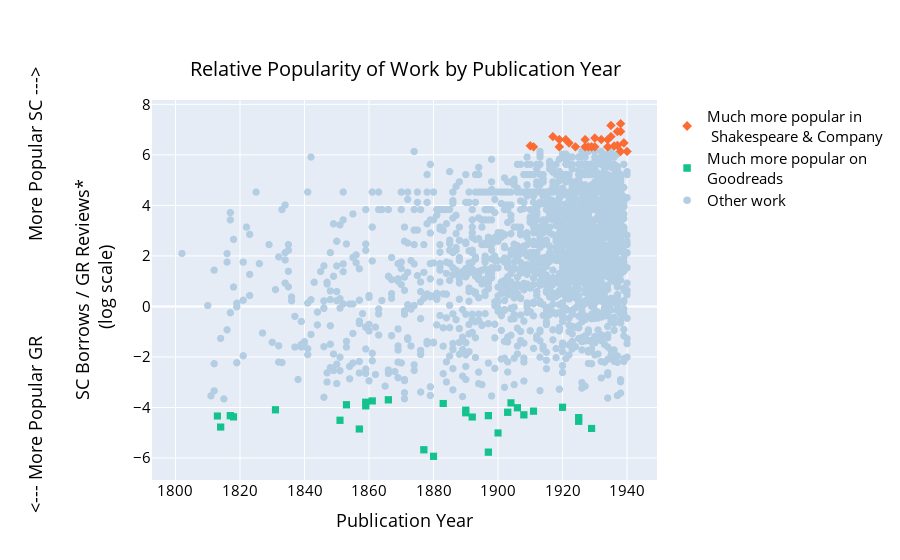

Write notebook code for a chart like this one.
### Markdown cell above
Function for creating plot

### Code cell
from graph import get_goodreads_graph, get_sc_graph
import json
import numpy as np
import math
import os

# don't let matplotlib use xwindows
import matplotlib
#matplotlib.use('Agg')
import matplotlib.pyplot as plt
from matplotlib.pylab import savefig
import seaborn as sns
sns.set_style("ticks")
import pandas as pd

output_directory_path = './figures'
if not os.path.exists(output_directory_path):
    os.makedirs(output_directory_path)

def plot_relative_popularity_by_year():

    # get the shakespeare and company graph
    sc_books_in_vertex_order, sc_book_to_vertex_index, sc_edge_to_weight, sc_vertex_to_neighbors, sc_n, sc_book_uri_to_num_events, sc_book_uri_to_text, sc_book_uri_to_year, sc_book_uri_to_title, sc_book_uri_to_author = get_sc_graph()

    # and now get the goodreads graph
    gr_books_in_vertex_order, gr_book_to_vertex_index, gr_edge_to_weight, gr_vertex_to_neighbors, gr_n, gr_book_id_to_num_ratings, gr_book_id_to_text = get_goodreads_graph()

    with open('data/goodreads-book-id-to-sc-uri_full-matching.json', 'r') as f:
        goodreads_book_id_to_sc_uri = json.load(f)

    # load newly scraped data
    df = pd.read_json('data/matched-goodreads-metadata.json')
    gr_book_id_to_scraped_num_reviews = {str(gr_id): num_reviews for gr_id, num_reviews in zip(df['bookID'], df['numReviews'])}
    gr_book_id_to_scraped_year = {str(gr_id): year for gr_id, year in zip(df['bookID'], df['yearFirstPublished'])}
    gr_book_id_to_scraped_title = {str(gr_id): title for gr_id, title in zip(df['bookID'], df['title'])}
    gr_book_id_to_scraped_author = {str(gr_id): author for gr_id, author in zip(df['bookID'], df['author'])}
    
    years = []
    titles = []
    authors = []
    gr_popularity_ratios = []
    sc_popularity_ratios = []
    gr_reviews = []
    sc_borrows = []
    gr_total_reviews = sum(gr_book_id_to_scraped_num_reviews.values())
    sc_total_borrows = sum(sc_book_uri_to_num_events.values())
    sc_texts = []
    for gr_book_id, sc_uri in goodreads_book_id_to_sc_uri.items():

        # some matched books don't have years in the dataset!!
        if gr_book_id not in gr_book_id_to_scraped_year:
            continue
        if math.isnan(gr_book_id_to_scraped_year[gr_book_id]):
            continue

        year = int(gr_book_id_to_scraped_year[gr_book_id])
        title = sc_book_uri_to_title[sc_uri]
        author = sc_book_uri_to_author[sc_uri]

        # skip super old books
        if year < 1800 or year > 1940:
            continue

        # sometimes popularity is zero--skip!!!
        if gr_book_id_to_scraped_num_reviews[gr_book_id] == 0:
            continue
        if sc_book_uri_to_num_events[sc_uri] == 0:
            continue

        #gr_text = gr_book_id_to_text[gr_book_id]
        #sc_text = sc_book_uri_to_text[sc_uri]
        sc_text = '{}\t{}'.format(gr_book_id_to_scraped_title[gr_book_id], gr_book_id_to_scraped_author[gr_book_id])

        # get relative popularity ratios
        gr_popularity_ratios.append(gr_book_id_to_scraped_num_reviews[gr_book_id] / gr_total_reviews)
        sc_popularity_ratios.append(sc_book_uri_to_num_events[sc_uri] / sc_total_borrows)

        # add in Goodreads reviews and SC borrows
        gr_reviews.append(gr_book_id_to_scraped_num_reviews[gr_book_id])
        sc_borrows.append(sc_book_uri_to_num_events[sc_uri])
        years.append(year)
        titles.append(title)

        # add convert string to author
        authors.append(convert_string_to_author(author))

        sc_texts.append(sc_text)

    # now plot!
    log_ratios = [np.log(s / g) for s, g in zip(sc_popularity_ratios, gr_popularity_ratios)]

    point_types = []
    most_gr_examples = sorted(zip(log_ratios, years, sc_texts, [i for i in range(len(years))]), reverse=False)[:30]
    most_gr_idxs = [i for _, _, _, i in most_gr_examples]
    most_sc_examples = sorted(zip(log_ratios, years, sc_texts, [i for i in range(len(years))]), reverse=True)[:30]
    most_sc_idxs = [i for _, _, _, i in most_sc_examples]
    for i in range(len(log_ratios)):
        if i in most_gr_idxs:
            point_types.append('Much more popular on<br>Goodreads')
        elif i in most_sc_idxs:
            point_types.append('Much more popular in<br> Shakespeare & Company')
        else:
            point_types.append('Other work')

    # '#86ceeb'
    color_dict = {'Other work': '#b3cde3', 'Much more popular in<br> Shakespeare & Company': '#fc6b32', 'Much more popular on<br>Goodreads': '#13c28d'}
    marker_dict = {'normal': 'o', 'sc': 's', 'gr': 'D'}

    results = pd.DataFrame({'Year': years,
                        'log(SC/GR)': log_ratios,
                        'point_types': point_types,
                        'titles': titles,
                        'authors': authors,
                        'Goodreads reviews': gr_reviews,
                        'SC borrows': sc_borrows
                       })
    
    # Add in interactivity

    config = {'scrollZoom': True,
              'displaylogo': False,  
              'displayModeBar': True,
              'modeBarButtonsToRemove': ['lasso2d',
                                         'zoom2d', 
                                         'hoverCompareCartesian', 
                                         'hoverClosestCartesian', 
                                         'toggleSpikelines',
                                          'autoScale2d',
                                          'select2d']
              }

    fig = px.scatter(data_frame=results,
                    hover_data = ['Year', 'log(SC/GR)', 'point_types', 'titles', 'authors', 'Goodreads reviews', 'SC borrows'], 
                    x='Year',
                    y='log(SC/GR)',
                     color='point_types', color_discrete_map=color_dict,
                         symbol='point_types', symbol_sequence=['circle', 'square', 'diamond'],

                    hover_name = 'titles',
                    labels = {'log(SC/GR)': '<br><--- More Popular GR   &nbsp; &nbsp; &nbsp; &nbsp; &nbsp; &nbsp; &nbsp;   More Popular SC ---><br><br> SC Borrows / GR Reviews* <br> (log scale)',
                            'Year': 'Publication Year',
                            },
                    title = '<br>Relative Popularity of Work by Publication Year</br>'
                    )
    
    # customize hover text

    fig.update_traces(hovertemplate='<b>%{hovertext}</b><br><br>Author: %{customdata[2]}<br>Publication Year: %{x}<br><br>S&C Borrows: %{customdata[4]}<br>Goodreads Reviews: %{customdata[3]:,.0f}<br><br>log(SC/GR): %{y:,.2f}<extra></extra>'
    ) 

    # customize x ticks

    fig.update_layout(
        xaxis = dict(
            tickmode = 'linear',
            tick0 = 1800,
            dtick = 20
        )
    )
    # set font color and size
    fig.update_layout(
        #font_family="Liberation Sans",
        font_color="black",
        font_size = 15,
        # title_font_family="Overpass",
        title_font_color="black",
        title_font_size = 20,
        #legend_title_font_color="green"
    )

    # set font size -- hover text

    fig.update_layout(
    hoverlabel=dict(
      
        font_size=16,
     
    )
)
    # set drag to pan 
    fig.update_layout(dragmode='pan')
    
    # Set legend

    fig.update_layout(legend_title_text='', legend_traceorder="reversed")
    
    # Center title
    fig.update_layout(title_x=0.45)

    # increase size of points
    fig.update_traces(marker=dict(size=7.5))

    #Write to HTML
    fig.write_html("relative-popularity-interactive.html", config = config)

    fig.show(config = config)

    # send plot to Chart Studio
    py.plot(fig, filename="relative_popularity-interactive-v2", auto_open = True, config = config)

    # print extreme books
    print('Most relatively popular in Goodreads:')
    for i, (ratio, year, title, author, text) in enumerate(sorted(zip(log_ratios, years, titles, authors, sc_texts), reverse=False)[:20]):
        print('\t{}\t{}\t{}\t{}'.format(i+1, year, title, author))
    print('Most relatively popular in Shakespeare and Company:')
    for i, (ratio, year, title, author, text) in enumerate(sorted(zip(log_ratios, years, titles, authors, sc_texts), reverse=True)[:20]):
        print('\t{}\t{}\t{}\t{}'.format(i+1, year, title, author))


plot_relative_popularity_by_year()

### Figure 1 — Plotly figure (JSON) as saved in the notebook; plotly's stock layout.template omitted (floating-point values rounded to 4 significant figures; data arrays with more than 128 entries replaced by an {"elided": "..."} marker saying what was removed)
{"data": [{"customdata": {"elided": "2165x5 mixed values"}, "hovertemplate": "<b>%{hovertext}</b><br><br>Author: %{customdata[2]}<br>Publication Year: %{x}<br><br>S&C Borrows: %{customdata[4]}<br>Goodreads Reviews: %{customdata[3]:,.0f}<br><br>log(SC/GR): %{y:,.2f}<extra></extra>", "hovertext": {"elided": "2165 str values"}, "legendgroup": "Other work", "marker": {"color": "#b3cde3", "size": 7.5, "symbol": "circle"}, "mode": "markers", "name": "Other work", "showlegend": true, "type": "scattergl", "x": {"elided": "2165 int values"}, "xaxis": "x", "y": {"elided": "2165 float values"}, "yaxis": "y"}, {"customdata": {"elided": "30x5 mixed values"}, "hovertemplate": "<b>%{hovertext}</b><br><br>Author: %{customdata[2]}<br>Publication Year: %{x}<br><br>S&C Borrows: %{customdata[4]}<br>Goodreads Reviews: %{customdata[3]:,.0f}<br><br>log(SC/GR): %{y:,.2f}<extra></extra>", "hovertext": ["Pride and Prejudice", "Mansfield Park", "Northanger Abbey", "Persuasion", "Notre-Dame de Paris", "Uncle Tom's Cabin", "Bleak House", "Madame Bovary", "A Tale of Two Cities", "The Woman in White", "Silas Marner", "Little Women", "Anna Karenina", "Treasure Island", "The Picture of Dorian Grey", "The Sign of Four", "The Adventures of Sherlock Holmes", "Dracula", "The Invisible Man", "The Wonderful Wizard of Oz", "The Call of the Wild", "White Fang", "The Wind in the Willows", "Ethan Frome", "Peter Pan: The Story of Peter and Wendy", "Crime and Punishment", "The Mysterious Affair at Styles", "The Great Gatsby", "The Trial", "All Quiet on the Western Front"], "legendgroup": "Much more popular on<br>Goodreads", "marker": {"color": "#13c28d", "size": 7.5, "symbol": "square"}, "mode": "markers", "name": "Much more popular on<br>Goodreads", "showlegend": true, "type": "scattergl", "x": [1813, 1814, 1818, 1817, 1831, 1851, 1853, 1857, 1859, 1859, 1861, 1880, 1877, 1883, 1890, 1890, 1892, 1897, 1897, 1900, 1903, 1906, 1908, 1911, 1904, 1866, 1920, 1925, 1925, 1929], "xaxis": "x", "y": [-4.337, -4.775, -4.37, -4.324, -4.09, -4.506, -3.891, -4.852, -3.934, -3.793, -3.739, -5.932, -5.672, -3.841, -4.206, -4.109, -4.378, -5.768, -4.322, -5.006, -4.189, -4.01, -4.291, -4.145, -3.817, -3.695, -3.991, -4.399, -4.545, -4.829], "yaxis": "y"}, {"customdata": {"elided": "30x5 mixed values"}, "hovertemplate": "<b>%{hovertext}</b><br><br>Author: %{customdata[2]}<br>Publication Year: %{x}<br><br>S&C Borrows: %{customdata[4]}<br>Goodreads Reviews: %{customdata[3]:,.0f}<br><br>log(SC/GR): %{y:,.2f}<extra></extra>", "hovertext": ["A History of Elizabethan Literature (History of English Literature 1)", "Studies in the Psychology of Sex", "The Mediaeval Mind: A History of the Development of Thought and Emotion in the Middle Ages", "Contemporary Portraits", "The Psychology of the Unconscious", "Legend", "Poor Relations", "Alone", "Lillian", "Elsie and the Child and Other Stories", "Gallions Reach", "The Babyons: The Chronicle of a Family", "Sketch of a Sinner", "The Fool of the Family", "The White Paternoster and Other Stories", "Tobit Transplanted", "The Case Is Altered", "A Nest of Simple Folk", "A Century of Humour", "Ripeness Is All", "The Washington Legation Murders", "Sparkenbroke", "The White Horses of Vienna", "Enchanter's Nightshade", "The Joyful Delaneys: A Novel", "The Midas Touch", "This Is Mr. Fortune", "Four-Part Setting", "The Fox Prowls", "The Death Coins"], "legendgroup": "Much more popular in<br> Shakespeare & Company", "marker": {"color": "#fc6b32", "size": 7.5, "symbol": "diamond"}, "mode": "markers", "name": "Much more popular in<br> Shakespeare & Company", "showlegend": true, "type": "scattergl", "x": [1928, 1910, 1911, 1919, 1917, 1919, 1919, 1921, 1922, 1924, 1927, 1927, 1929, 1929, 1930, 1930, 1932, 1934, 1934, 1935, 1935, 1936, 1937, 1937, 1938, 1938, 1938, 1939, 1939, 1940], "xaxis": "x", "y": [6.319, 6.36, 6.319, 6.319, 6.725, 6.607, 6.319, 6.607, 6.473, 6.319, 6.319, 6.607, 6.319, 6.319, 6.319, 6.667, 6.607, 6.607, 6.319, 7.166, 6.725, 6.352, 6.925, 6.373, 6.137, 7.235, 6.925, 6.473, 6.473, 6.137], "yaxis": "y"}], "layout": {"dragmode": "pan", "font": {"color": "black", "size": 15}, "hoverlabel": {"font": {"size": 16}}, "legend": {"title": {"text": ""}, "tracegroupgap": 0, "traceorder": "reversed"}, "title": {"font": {"color": "black", "size": 20}, "text": "<br>Relative Popularity of Work by Publication Year</br>", "x": 0.45}, "xaxis": {"anchor": "y", "domain": [0, 1], "dtick": 20, "tick0": 1800, "tickmode": "linear", "title": {"text": "Publication Year"}}, "yaxis": {"anchor": "x", "domain": [0, 1], "title": {"text": "<br><--- More Popular GR   &nbsp; &nbsp; &nbsp; &nbsp; &nbsp; &nbsp; &nbsp;   More Popular SC ---><br><br> SC Borrows / GR Reviews* <br> (log scale)"}}}}
